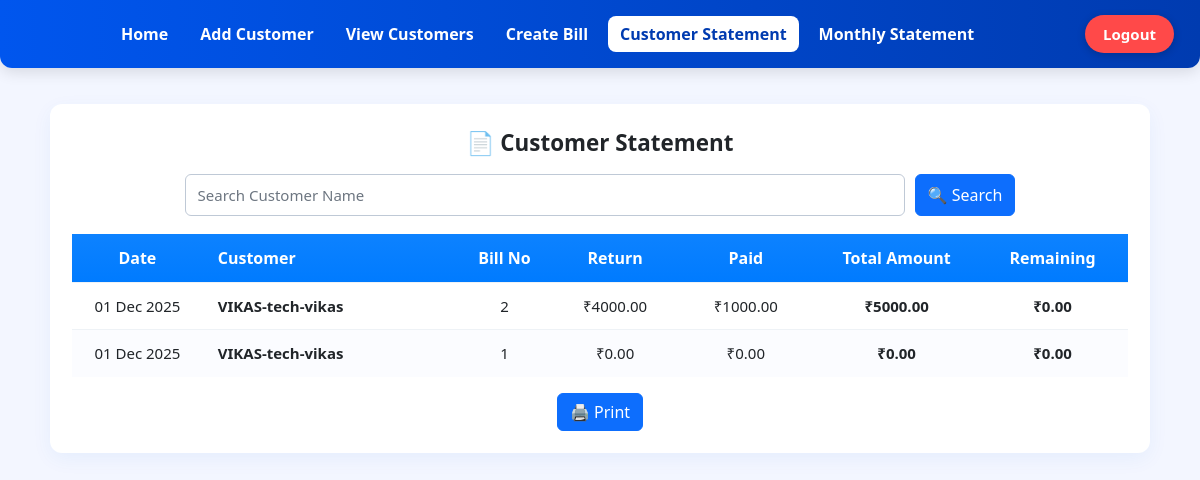
The app's page /customer-statement/ (signed in), older data.
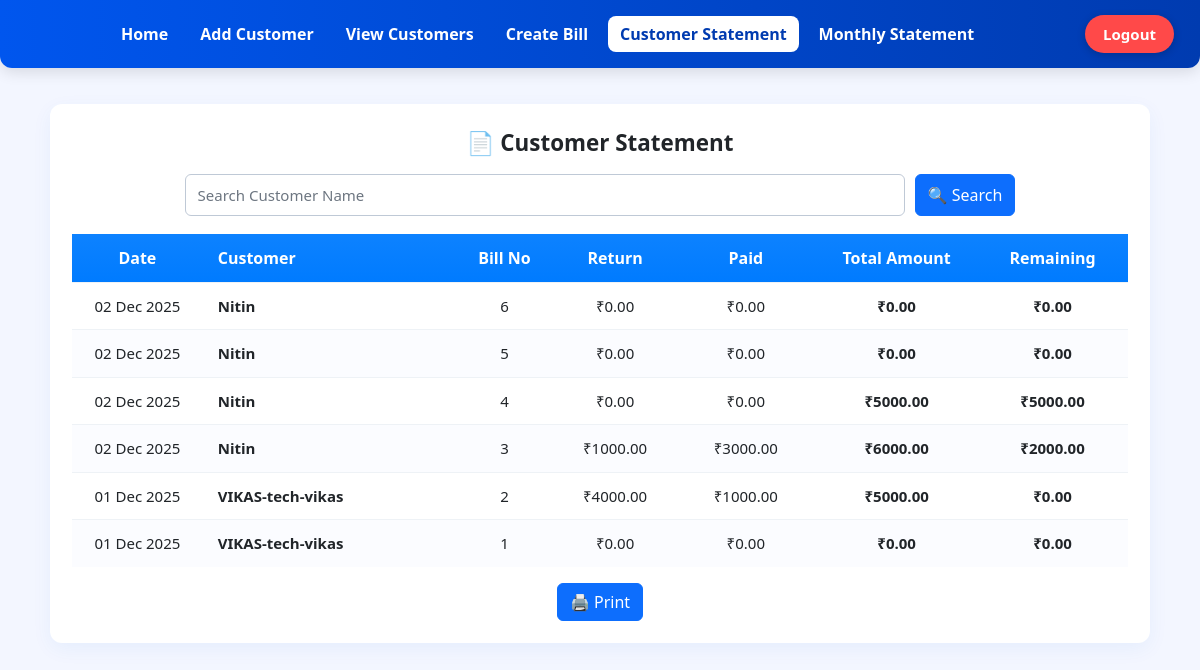
The same page, newer data.
### bills/models.py (models this page shows, shortened)
class Bill(models.Model):
    customer = models.ForeignKey(Customer, on_delete=models.SET_NULL, null=True, blank=True)
    customer_name = models.CharField(max_length=255, blank=True, null=True)
    phone = models.CharField(max_length=20, blank=True, null=True)
    date = models.DateField(default=timezone.now)
    bill_no = models.IntegerField(default=1)
    packing_qty = models.IntegerField(blank=True, null=True)
    packing_rate = models.DecimalField(max_digits=10, decimal_places=2, blank=True, null=True)
    packing_reason = models.CharField(max_length=255, blank=True, null=True)
    extra_reason = models.CharField(max_length=255, blank=True, null=True)
    extra_amount = models.DecimalField(max_digits=10, decimal_places=2, default=0)
    total_amount = models.DecimalField(max_digits=12, decimal_places=2, default=0)
    paid_amount = models.DecimalField(max_digits=12, decimal_places=2, default=0)
    returned_amount = models.DecimalField(max_digits=12, decimal_places=2, default=0)
    is_paid = models.BooleanField(default=False)
    paid_date = models.DateTimeField(null=True, blank=True)
    paid_by = models.ForeignKey(settings.AUTH_USER_MODEL, null=True, blank=True, on_delete=models.SET_NULL)
    class Meta:
        ordering = ['-date', '-bill_no']

### bills/views.py (the view)
# urls.py: path('customer-statement/', views.customer_statement, name='customer_statement'),
@login_required
def customer_statement(request):
    customer_name = request.GET.get('customer_name', '').strip()
    date_from = request.GET.get('from', '').strip()
    date_to = request.GET.get('to', '').strip()
    qs = Bill.objects.all()
    if customer_name:
        qs = qs.filter(customer_name__icontains=customer_name)
    if date_from:
        qs = qs.filter(date__gte=date_from)
    if date_to:
        qs = qs.filter(date__lte=date_to)
    qs = qs.order_by('-date', '-bill_no')
    bills = []
    for b in qs:
        total = Decimal(str(b.total_amount or 0))
        positive_paid = b.payments.filter(amount__gt=0).aggregate(sum=Sum("amount"))['sum'] or Decimal('0')
        returns_total = abs(b.payments.filter(amount__lt=0).aggregate(sum=Sum("amount"))['sum'] or Decimal('0'))
        remaining = max(total - positive_paid - returns_total, 0)
        b.returns_total = returns_total
        b.positive_paid = positive_paid
        b.remaining_amount = remaining
        bills.append(b)
    return render(request, 'customer_statement.html',
 {
        'bills': bills,
        'search_name': customer_name,
        'date_from': date_from,
        'date_to': date_to,
    })

### templates/customer_statement.html (shortened to what this page needs)
{% extends "base.html" %}
{% block content %}
<div class="stmt-wrapper">
  <div class="stmt-card">
    <div class="stmt-title">📄 Customer Statement</div>
    <form method="get" class="stmt-controls">
      <input type="text" name="customer_name" value="{{ search_name }}" class="form-control" placeholder="Search Customer Name">
      <button type="submit" class="btn btn-primary">🔍 Search</button>
    </form>
    <div class="table-responsive">
      <table class="stmt-table">
        <thead>
          <tr>
            <th style="width:130px;">Date</th>
            <th style="width:250px; text-align:left; padding-left:15px;">Customer</th>
            <th style="width:100px;">Bill No</th>
            <th style="width:120px;">Return</th>
            <th style="width:140px;">Paid</th>
            <th style="width:160px;">Total Amount</th>
            <th style="width:150px;">Remaining</th>
          </tr>
        </thead>
        <tbody>
        {% if bills %}
          {% for b in bills %}
            <tr>
              <td>{{ b.date|date:"d M Y" }}</td>
              <td style="text-align:left; padding-left:15px; font-weight:600;">{{ b.customer_name }}</td>
              <td>{{ b.bill_no }}</td>
              <td>₹{{ b.returns_total|floatformat:2 }}</td>
              <td>₹{{ b.positive_paid|floatformat:2 }}</td>
              <td><b>₹{{ b.total_amount|floatformat:2 }}</b></td>
              <td><b>₹{{ b.remaining_amount|floatformat:2 }}</b></td>
            </tr>
          {% endfor %}
        {% else %}
          <tr>
            <td colspan="7" style="padding:18px; font-size:17px;">No data found</td>
          </tr>
        {% endif %}
        </tbody>
      </table>
    </div>
    <div class="text-center mt-3">
      <button class="btn btn-primary" onclick="window.print()">🖨️ Print</button>
    </div>
  </div>
</div>
{% endblock %}

### templates/base.html (shortened to what this page needs)
{% load static %}
<!doctype html>
<html lang="en">
<head>
  <link href="https://cdn.jsdelivr.net/npm/bootstrap@5.3.0/dist/css/bootstrap.min.css" rel="stylesheet">
</head>
<body>
<nav class="navbar site-navbar navbar-expand-lg w-100">
  <div class="container-fluid d-flex align-items-center justify-content-between">
    <div class="collapse navbar-collapse" id="mainNav">
      <ul class="navbar-nav gap-2 me-auto">
        <li class="nav-item"><a class="nav-link {% if request.resolver_match.url_name == 'home' %}active{% endif %}" href="{% url 'home' %}">Home</a></li>
        <li class="nav-item"><a class="nav-link {% if request.resolver_match.url_name == 'add_customer' %}active{% endif %}" href="{% url 'add_customer' %}">Add Customer</a></li>
        <li class="nav-item"><a class="nav-link {% if request.resolver_match.url_name == 'view_customers' %}active{% endif %}" href="{% url 'view_customers' %}">View Customers</a></li>
        <li class="nav-item"><a class="nav-link {% if request.resolver_match.url_name == 'create_bill' %}active{% endif %}" href="{% url 'create_bill' %}">Create Bill</a></li>
        <li class="nav-item"><a class="nav-link {% if request.resolver_match.url_name == 'customer_statement' %}active{% endif %}" href="{% url 'customer_statement' %}">Customer Statement</a></li>
        <li class="nav-item"><a class="nav-link {% if request.resolver_match.url_name == 'customer_monthly_statement' %}active{% endif %}" href="{% url 'customer_monthly_statement' %}">Monthly Statement</a></li>
      </ul>
    </div>
    {% if request.user.is_authenticated %}
      <a class="logout-btn d-none d-lg-inline-flex ms-3" href="{% url 'logout' %}">Logout</a>
    {% endif %}
  </div>
</nav>
<main class="container-fluid">
  {% block content %}{% endblock %}
</main>
</body>
</html>

### templates/base.html (style rules this page uses)
:root { --primary: #0047cc; --primary-dark: #00339a; --nav-bg: linear-gradient(90deg,#0056ee,#003bb0); --soft-bg: #f3f6ff; --muted: #6c757d; --radius: 14px; --shadow: 0 4px 15px rgba(0,0,0,0.12); }
html, body { background: var(--soft-bg); margin:0; padding:0; font-family:'Segoe UI',system-ui,Arial; }
.site-navbar { background: var(--nav-bg); padding: 8px 14px; min-height: 68px; display:flex; align-items:center; box-shadow: var(--shadow); border-bottom-left-radius: 12px; border-bottom-right-radius: 12px; }
.navbar-nav .nav-link { color:#fff !important; font-weight:600; padding:6px 12px !important; transition:0.22s; border-radius:8px; }
.navbar-nav .nav-link.active { background:#ffffff !important; color:#003bb0 !important; }
@media (min-width: 992px) { .navbar-nav { margin-left:auto; } }
.logout-btn { background:#ff4949; color:#fff; padding:8px 18px; border-radius:999px; font-size:15px; margin-left:18px; box-shadow:0 2px 8px rgba(0,0,0,0.2); text-decoration:none; font-weight:700; }
main { min-height: calc(100vh - 68px); padding-bottom: 20px; }

### templates/customer_statement.html (style rules this page uses)
.stmt-wrapper { padding: 36px 16px 60px; display:flex; justify-content:center; }
.stmt-card { width:100%; max-width:1100px; background:#fff; border-radius:12px; padding:22px; box-shadow:0 6px 20px rgba(3,102,214,0.06); }
.stmt-title { text-align:center; font-size:1.4rem; font-weight:800; margin-bottom:14px; }
.stmt-controls { display:flex; justify-content:center; gap:10px; margin-bottom:18px; flex-wrap:wrap; }
.stmt-controls .form-control { min-width:300px; max-width:60vw; }
.stmt-controls input.form-control { background: #fff !important; color: #000 !important; border: 1px solid #bfc9d6; height: 42px; font-size: 15px; }
.stmt-controls input.form-control::placeholder { color: #6d7681 !important; }
.stmt-table { width:100%; border-collapse:collapse; }
.stmt-table thead th { background: linear-gradient(180deg,#0d82ff,#007bff); color:#fff; padding:12px; font-weight:700; text-align:center; }
.stmt-table td { padding:12px; border-top:1px solid #eef2f6; text-align:center; font-size:15px; }
.stmt-table tbody tr:nth-child(even) { background:#fbfcff; }

Row changes from the older to the newer data that the page shows:
added Bill: date "02 Dec 2025", customer_name "Nitin", bill_no "6", returns_total "0.00", positive_paid "0.00", total_amount "0.00", remaining_amount "0.00"
added Bill: date "02 Dec 2025", customer_name "Nitin", bill_no "5", returns_total "0.00", positive_paid "0.00", total_amount "0.00", remaining_amount "0.00"
added Bill: date "02 Dec 2025", customer_name "Nitin", bill_no "4", returns_total "0.00", positive_paid "0.00", total_amount "5000.00", remaining_amount "5000.00"
added Bill: date "02 Dec 2025", customer_name "Nitin", bill_no "3", returns_total "1000.00", positive_paid "3000.00", total_amount "6000.00", remaining_amount "2000.00"
